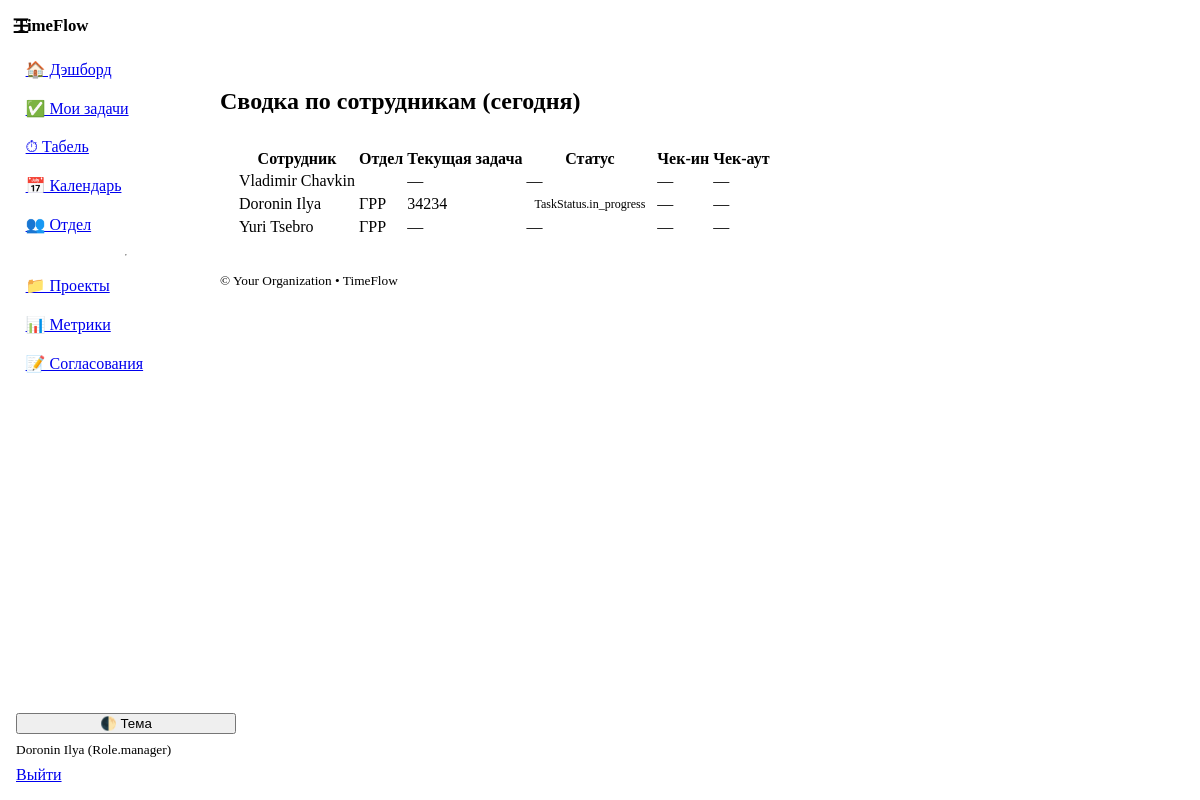
/team (signed in), run on the app's committed database.
### models.py (models this page shows)
class User(Base):
    __tablename__ = "users"
    id: Mapped[int] = mapped_column(Integer, primary_key=True, index=True)
    username: Mapped[str] = mapped_column(String(50), unique=True, index=True)
    full_name: Mapped[str] = mapped_column(String(120))
    email: Mapped[str] = mapped_column(String(200), unique=True)
    department: Mapped[str] = mapped_column(String(120), default="")
    role: Mapped[Role] = mapped_column(Enum(Role), default=Role.employee)
    is_active: Mapped[bool] = mapped_column(Boolean, default=True)
    hashed_password: Mapped[str] = mapped_column(String(255))
    created_at: Mapped[dt.datetime] = mapped_column(DateTime, default=dt.datetime.utcnow)
    tasks: Mapped[list["Task"]] = relationship(
        "Task",
        back_populates="assignee",
        foreign_keys="Task.assignee_id",
    )
    time_entries: Mapped[list["TimeEntry"]] = relationship(
        "TimeEntry",
        back_populates="user",
        foreign_keys="TimeEntry.user_id",
    )
    member_projects: Mapped[list["ProjectMember"]] = relationship(backref="user", cascade="all, delete-orphan")

class Task(Base):
    __tablename__ = "tasks"
    id: Mapped[int] = mapped_column(Integer, primary_key=True)
    title: Mapped[str] = mapped_column(String(200))
    description: Mapped[str] = mapped_column(Text, default="")
    status: Mapped[TaskStatus] = mapped_column(Enum(TaskStatus), default=TaskStatus.in_progress)
    priority: Mapped[Priority] = mapped_column(Enum(Priority), default=Priority.medium)
    percent_complete: Mapped[int] = mapped_column(Integer, default=0)
    start_date: Mapped[dt.date | None] = mapped_column(Date, nullable=True)
    due_date: Mapped[dt.date | None] = mapped_column(Date, nullable=True)
    project_id: Mapped[int | None] = mapped_column(ForeignKey("projects.id"))
    assignee_id: Mapped[int] = mapped_column(ForeignKey("users.id"))
    created_by_id: Mapped[int] = mapped_column(ForeignKey("users.id"))
    created_at: Mapped[dt.datetime] = mapped_column(DateTime, default=dt.datetime.utcnow)
    project: Mapped["Project"] = relationship("Project", back_populates="tasks")
    assignee: Mapped["User"] = relationship(
        "User",
        back_populates="tasks",
        foreign_keys=[assignee_id],
    )
    created_by: Mapped["User"] = relationship(
        "User",
        foreign_keys=[created_by_id],
    )
    comments: Mapped[list["TaskComment"]] = relationship(back_populates="task")
    time_entries: Mapped[list["TimeEntry"]] = relationship(back_populates="task")
    approved: Mapped[bool] = mapped_column(Boolean, default=True)

### app.py (the view)
@app.get("/team", response_class=HTMLResponse)
def team_view(request: Request, db: Session = Depends(get_db), user: User = Depends(get_current_user)):
    users = db.scalars(select(User).where(User.is_active == True).order_by(User.department, User.full_name)).all()  # noqa: E712
    rows = []
    for u in users:
        task = db.scalar(select(Task).where(Task.assignee_id == u.id).order_by(Task.priority.desc(), Task.due_date.nulls_last()))
        att = db.scalar(select(Attendance).where(Attendance.user_id == u.id, Attendance.date == dt.date.today()))
        rows.append((u, task, att))
    return templates.TemplateResponse("team.html", {"request": request, "user": user, "rows": rows, "app_name": APP_NAME})

### templates/team.html
{% extends "base.html" %}
{% block content %}
  <h2>Сводка по сотрудникам (сегодня)</h2>
  <table>
    <thead><tr><th>Сотрудник</th><th>Отдел</th><th>Текущая задача</th><th>Статус</th><th>Чек-ин</th><th>Чек-аут</th></tr></thead>
    <tbody>
      {% for u, t, a in rows %}
      <tr>
        <td>{{ u.full_name }}</td>
        <td>{{ u.department }}</td>
        <td>{{ t.title if t else "—" }}</td>
        <td>{% if t %}<span class="badge status-{{ t.status }}">{{ t.status }}</span>{% else %}—{% endif %}</td>
        <td>{{ a.check_in.strftime("%H:%M") if a and a.check_in else "—" }}</td>
        <td>{{ a.check_out.strftime("%H:%M") if a and a.check_out else "—" }}</td>
      </tr>
      {% endfor %}
    </tbody>
  </table>
{% endblock %}

### templates/base.html (shortened to what this page needs)
<!doctype html>
<html lang="ru" data-theme="light">
<head>
  <link rel="stylesheet" href="https://cdn.jsdelivr.net/npm/@picocss/pico@1/css/pico.min.css">
  <link rel="stylesheet" href="/static/theme.css">
</head>
<body class="layout">
  <aside class="sidebar">
    <div class="brand">
      <strong>{{ app_name }}</strong>
    </div>
    <nav class="menu">
      <a href="/dashboard">🏠 Дэшборд</a>
      <a href="/tasks?mine=1">✅ Мои задачи</a>
      <a href="/timesheet">⏱ Табель</a>
      <a href="/leaves">📅 Календарь</a>
      <a href="/team">👥 Отдел</a>
      {% if user and (user.role in ['manager','admin']) %}
        <hr>
        <a href="/projects">📁 Проекты</a>
        <a href="/metrics">📊 Метрики</a>
        <a href="/admin/approvals">📝 Согласования</a>
      {% endif %}
    </nav>
    <div class="sidebar-bottom">
      <button class="contrast full" onclick="toggleTheme()">🌓 Тема</button>
      {% if user %}
        <small class="muted">{{ user.full_name }} ({{ user.role }})</small>
        <a href="/auth/logout" class="secondary full">Выйти</a>
      {% endif %}
    </div>
  </aside>
  <header class="topbar">
    <label for="nav-toggle" class="burger" aria-label="Открыть меню">☰</label>
  </header>
  <main class="content container">
    {% block content %}{% endblock %}
  </main>
  <footer class="container footer-note">
    <small>&copy; {{ org_name if org_name is defined else '' }} • {{ app_name }}</small>
  </footer>
</body>
</html>

### static/theme.css (style rules this page uses)
:root { --sidebar-w: 220px; --topbar-h: 52px; --pico-border-radius: 12px; --tf-critical: hsl(0 75% 45%); --tf-badge-green-bg: hsl(148 58% 88%); --tf-badge-green-fg: hsl(148 45% 24%); --tf-badge-amber-bg: hsl(40 95% 90%); --tf-badge-amber-fg: hsl(28 65% 28%); --tf-badge-red-bg: hsl(3 80% 92%); --tf-badge-red-fg: hsl(3 70% 35%); --tf-badge-blue-bg: hsl(224 90% 92%); --tf-badge-blue-fg: hsl(224 70% 30%); --tf-badge-gray-bg: hsl(210 16% 90%); --tf-badge-gray-fg: hsl(210 12% 30%); }
.layout { display: contents; }
.sidebar { position: fixed; inset: 0 auto 0 0; width: var(--sidebar-w); background: var(--pico-card-background-color); border-right: 1px solid var(--pico-muted-border-color); padding: 1rem; display: flex; flex-direction: column; gap: 1rem; transform: translateX(-100%); transition: transform .2s ease; z-index: 1000; }
.brand { font-size: 1.05rem; white-space: nowrap; overflow: hidden; text-overflow: ellipsis; }
.menu { display: flex; flex-direction: column; gap: .25rem; }
.menu a { padding: .5rem .6rem; border-radius: 8px; }
.sidebar-bottom { margin-top: auto; display: grid; gap: .5rem; }
.full { width: 100%; }
.muted { color: var(--pico-muted-color); }
.topbar { position: fixed; top: 0; left: 0; right: 0; height: var(--topbar-h); display: flex; align-items: center; gap: .5rem; padding: 0 .75rem; background: var(--pico-background-color); border-bottom: 1px solid var(--pico-muted-border-color); z-index: 1100; }
.burger { font-size: 1.25rem; cursor: pointer; user-select: none; }
.content { padding-top: calc(var(--topbar-h) + 1rem); }
.container.content > * { margin-bottom: 1rem; }
.container.content article, .container.content table, .container.content form { background: var(--pico-card-background-color); border: 1px solid var(--pico-muted-border-color); border-radius: var(--pico-border-radius); padding: 1rem; }
.badge { padding: .15rem .5rem; border-radius: 999px; font-size: .75rem; line-height: 1.6; }
@media (min-width: 992px) { .sidebar { transform: translateX(0); } }
@media (min-width: 992px) { .topbar { left: 0; } }
@media (min-width: 992px) { .content, .footer-note { margin-left: var(--sidebar-w); } }

### data on the page
User: full_name "Doronin Ilya", role "Role.manager", department "ГРР", title "34234", status "TaskStatus.in_progress", check_in "—", check_out "—"
User: full_name "Vladimir Chavkin", title "—", check_in "—", check_out "—"
User: full_name "Yuri Tsebro", department "ГРР", title "—", check_in "—", check_out "—"

### other printed values
{{ app_name }} "TimeFlow"
{{ org_name if org_name is defined else '' }} "Your Organization"
